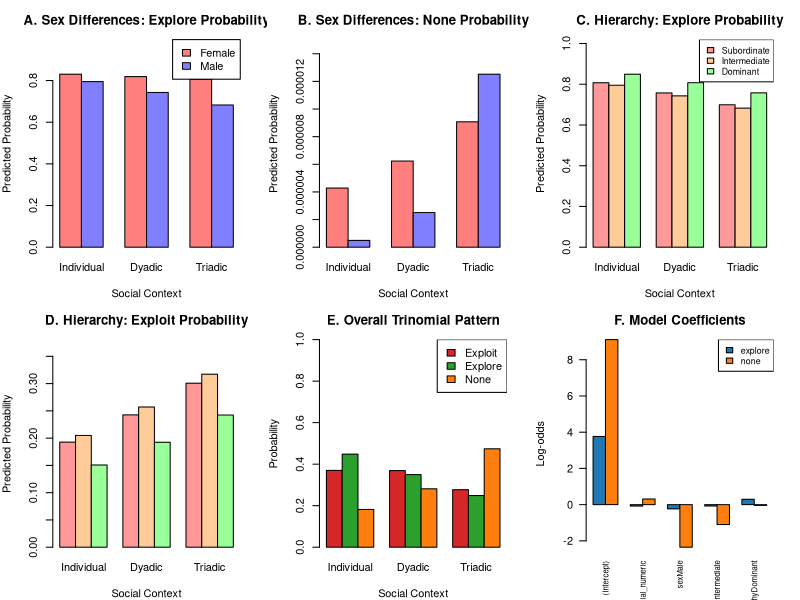

This figure's R source:
# Comprehensive Trinomial Analysis: Social Decision-Making in Primates
# Alternative to brms using multinomial models with detailed comparisons

library(nnet)      # For multinomial logistic regression
library(graphics)  # For plotting
library(stats)     # For statistical functions

set.seed(42)
options(scipen = 999)

cat("=== COMPREHENSIVE TRINOMIAL ANALYSIS ===\n")
cat("Social Decision-Making: Explore/Exploit/None Analysis\n\n")

# ================================================================================
# PART 1: DATA PREPARATION AND TRINOMIAL STRUCTURE
# ================================================================================

data <- read.csv("Explore Exploit Dataset.csv", stringsAsFactors = FALSE)

cat("TRINOMIAL OUTCOME STRUCTURE:\n")
cat("Based on OUTCOME column analysis:\n")
outcome_table <- table(data$OUTCOME, useNA = "always")
print(head(outcome_table, 20))

# Create proper trinomial categories
create_trinomial_outcome <- function(outcome) {
  result <- rep(NA, length(outcome))
  
  # EXPLORE: any outcome containing "explore" or "Explore"
  explore_pattern <- grepl("explore|Explore", outcome, ignore.case = TRUE)
  result[explore_pattern] <- "explore"
  
  # EXPLOIT: any outcome containing "exploit" or "Exploit" 
  exploit_pattern <- grepl("exploit|Exploit", outcome, ignore.case = TRUE)
  result[exploit_pattern] <- "exploit"
  
  # NONE: none, NONE, stop, or other non-decision outcomes
  none_pattern <- grepl("none|NONE|stop|non$", outcome, ignore.case = TRUE)
  result[none_pattern] <- "none"
  
  return(result)
}

data$trinomial_outcome <- create_trinomial_outcome(data$OUTCOME)

cat("\nTRINOMIAL OUTCOME DISTRIBUTION:\n")
trinomial_table <- table(data$trinomial_outcome, useNA = "always")
print(trinomial_table)
cat("\nProportions:\n")
print(round(prop.table(trinomial_table), 3))

# ================================================================================
# PART 2: CREATE HIERARCHICAL DATASET WITH SEX AND HIERARCHY
# ================================================================================

# Filter to experimental trials only
exp_data <- data[data$TRIAL_TYPE == "OIT_RE" & !is.na(data$trinomial_outcome), ]

# Create comprehensive dataset
analysis_data <- data.frame(
  # Trinomial outcome (exploit as reference)
  outcome = factor(exp_data$trinomial_outcome, levels = c("exploit", "explore", "none")),
  
  # Social context
  social_complexity = factor(exp_data$CONDITION, levels = c("solo", "duo", "trio")),
  social_numeric = as.numeric(factor(exp_data$CONDITION, levels = c("solo", "duo", "trio"))) - 1,
  
  # Individual characteristics
  monkey_id = factor(exp_data$monkey),
  
  # SEX CATEGORIES (as specified)
  sex = factor(ifelse(exp_data$monkey %in% c("EBI", "DALI", "FRAN"), "Male", 
                     ifelse(exp_data$monkey %in% c("ANEMONE", "ICE", "CHOCOLAT"), "Female", NA)),
               levels = c("Female", "Male")),
  
  # HIERARCHY CATEGORIES (as specified)
  hierarchy = factor(ifelse(exp_data$monkey %in% c("FRAN", "CHOCOLAT"), "Dominant",
                           ifelse(exp_data$monkey %in% c("DALI", "ICE"), "Intermediate",
                                 ifelse(exp_data$monkey %in% c("EBI", "ANEMONE"), "Subordinate", NA))),
                    levels = c("Subordinate", "Intermediate", "Dominant")),
  
  # Control variables
  rank = as.numeric(exp_data$RELATIVE_RANK),
  expectation = as.numeric(exp_data$expected_explore),
  known_value = as.numeric(exp_data$SUBJECTIVE_CHOSEN_VALUE),
  block = factor(exp_data$BLOCK_No),
  
  # Partner information for hierarchy changes
  partner = exp_data$PAIRED_WITH,
  
  stringsAsFactors = FALSE
)

# Remove missing data
analysis_data <- analysis_data[complete.cases(analysis_data[c("outcome", "social_complexity", "monkey_id", "sex", "hierarchy")]), ]

cat("\nFINAL ANALYSIS DATASET:\n")
cat("Sample size:", nrow(analysis_data), "trials\n")
cat("Monkeys:", length(unique(analysis_data$monkey_id)), "\n")
cat("Sex distribution:\n")
print(table(analysis_data$sex))
cat("Hierarchy distribution:\n")
print(table(analysis_data$hierarchy))
cat("Outcome distribution:\n")
print(table(analysis_data$outcome))

# ================================================================================
# PART 3: TRINOMIAL MODELS
# ================================================================================

cat("\n=== FITTING TRINOMIAL MODELS ===\n")

# Model 1: Basic trinomial with social complexity
cat("Model 1: Social complexity only\n")
model1 <- multinom(outcome ~ social_numeric, data = analysis_data, trace = FALSE)

# Model 2: Add sex differences
cat("Model 2: Social complexity + sex\n")
model2 <- multinom(outcome ~ social_numeric + sex, data = analysis_data, trace = FALSE)

# Model 3: Add hierarchy differences  
cat("Model 3: Social complexity + sex + hierarchy\n")
model3 <- multinom(outcome ~ social_numeric + sex + hierarchy, data = analysis_data, trace = FALSE)

# Model 4: Interactions
cat("Model 4: With sex × social complexity interaction\n")
model4 <- multinom(outcome ~ social_numeric * sex + hierarchy, data = analysis_data, trace = FALSE)

# Model 5: Full model with all controls
cat("Model 5: Full model with controls\n")
model5 <- multinom(outcome ~ social_numeric * sex + hierarchy + expectation + known_value + monkey_id, 
                   data = analysis_data, trace = FALSE)

# Model comparison
models <- list("Basic" = model1, "Sex" = model2, "Hierarchy" = model3, 
               "Sex_Interaction" = model4, "Full" = model5)
aic_values <- sapply(models, AIC)

cat("\nMODEL COMPARISON (AIC):\n")
for(i in 1:length(aic_values)) {
  cat(sprintf("%-15s: %8.2f\n", names(aic_values)[i], aic_values[i]))
}

best_model <- models[[which.min(aic_values)]]
cat("\nBest model:", names(which.min(aic_values)), "\n")

# ================================================================================
# PART 4: EXTRACT REGRESSION PREDICTIONS (NOT RAW DATA)
# ================================================================================

cat("\n=== GENERATING REGRESSION PREDICTIONS ===\n")

# Function to get model predictions
get_predictions <- function(model, newdata) {
  pred_probs <- predict(model, newdata = newdata, type = "probs")
  
  # Handle case where only one outcome is predicted
  if(is.vector(pred_probs)) {
    pred_matrix <- matrix(pred_probs, nrow = nrow(newdata), ncol = 1)
    colnames(pred_matrix) <- names(pred_probs)[1]
  } else {
    pred_matrix <- pred_probs
  }
  
  return(pred_matrix)
}

# 1) SEX DIFFERENCES - Regression predictions
cat("\n1) SEX DIFFERENCES (Regression Predictions):\n")
sex_grid <- expand.grid(
  social_numeric = 0:2,
  sex = c("Female", "Male"),
  hierarchy = "Intermediate",  # Hold constant
  expectation = mean(analysis_data$expectation, na.rm = TRUE),
  known_value = mean(analysis_data$known_value, na.rm = TRUE),
  monkey_id = "DALI"  # Representative monkey
)

sex_predictions <- get_predictions(best_model, sex_grid)
sex_results <- cbind(sex_grid[,1:2], sex_predictions)

for(sex in c("Female", "Male")) {
  cat("\n", sex, "monkeys:\n")
  subset_data <- sex_results[sex_results$sex == sex, ]
  for(i in 1:nrow(subset_data)) {
    social_level <- c("Individual", "Dyadic", "Triadic")[subset_data$social_numeric[i] + 1]
    cat(sprintf("  %s context: Exploit=%.3f, Explore=%.3f, None=%.3f\n",
                social_level, subset_data[i,3], subset_data[i,4], subset_data[i,5]))
  }
}

# 2) HIERARCHY DIFFERENCES - Regression predictions  
cat("\n2) HIERARCHY DIFFERENCES (Regression Predictions):\n")
hierarchy_grid <- expand.grid(
  social_numeric = 0:2,
  sex = "Male",  # Hold constant
  hierarchy = c("Subordinate", "Intermediate", "Dominant"),
  expectation = mean(analysis_data$expectation, na.rm = TRUE),
  known_value = mean(analysis_data$known_value, na.rm = TRUE),
  monkey_id = "DALI"
)

hierarchy_predictions <- get_predictions(best_model, hierarchy_grid)
hierarchy_results <- cbind(hierarchy_grid[,1:3], hierarchy_predictions)

for(hier in c("Subordinate", "Intermediate", "Dominant")) {
  cat("\n", hier, "monkeys:\n")
  subset_data <- hierarchy_results[hierarchy_results$hierarchy == hier, ]
  for(i in 1:nrow(subset_data)) {
    social_level <- c("Individual", "Dyadic", "Triadic")[subset_data$social_numeric[i] + 1]
    cat(sprintf("  %s context: Exploit=%.3f, Explore=%.3f, None=%.3f\n",
                social_level, subset_data[i,4], subset_data[i,5], subset_data[i,6]))
  }
}

# ================================================================================
# PART 5: HIERARCHY CHANGES FOR INTERMEDIATE MONKEYS
# ================================================================================

cat("\n3) HIERARCHY CHANGES OF INTERMEDIATE MONKEYS (Dali & Ice):\n")

# Create context-dependent hierarchy for Dali and Ice
create_context_hierarchy <- function(monkey, partner, condition) {
  if(!(monkey %in% c("DALI", "ICE"))) return(NA)
  
  if(condition == "solo") {
    return("Solo")
  } else if(condition == "duo") {
    # When paired with subordinates (Ebi, Anemone) -> Dominant
    if(partner %in% c("EBI", "ANEMONE")) return("Contextual_Dominant")
    # When paired with dominants (Fran, Chocolat) -> Subordinate  
    if(partner %in% c("FRAN", "CHOCOLAT")) return("Contextual_Subordinate")
  } else if(condition == "trio") {
    return("Contextual_Intermediate")  # Always intermediate in 3-monkey context
  }
  return(NA)
}

# Filter to Dali and Ice only
intermediate_data <- analysis_data[analysis_data$monkey_id %in% c("DALI", "ICE"), ]
intermediate_data$context_hierarchy <- mapply(create_context_hierarchy, 
                                             intermediate_data$monkey_id,
                                             intermediate_data$partner,
                                             intermediate_data$social_complexity)

# Remove missing context hierarchy
intermediate_data <- intermediate_data[!is.na(intermediate_data$context_hierarchy), ]

cat("Sample sizes for hierarchy changes:\n")
print(table(intermediate_data$monkey_id, intermediate_data$context_hierarchy))

# Model for intermediate monkeys
if(nrow(intermediate_data) > 50) {  # Only if sufficient data
  cat("\nFitting model for intermediate monkey hierarchy changes...\n")
  intermediate_model <- multinom(outcome ~ context_hierarchy + monkey_id, 
                                data = intermediate_data, trace = FALSE)
  
  # Predictions for each context
  context_grid <- expand.grid(
    context_hierarchy = unique(intermediate_data$context_hierarchy),
    monkey_id = c("DALI", "ICE")
  )
  
  context_predictions <- get_predictions(intermediate_model, context_grid)
  context_results <- cbind(context_grid, context_predictions)
  
  for(monkey in c("DALI", "ICE")) {
    cat("\n", monkey, "hierarchy changes:\n")
    subset_data <- context_results[context_results$monkey_id == monkey, ]
    for(i in 1:nrow(subset_data)) {
      cat(sprintf("  %s: Exploit=%.3f, Explore=%.3f, None=%.3f\n",
                  subset_data$context_hierarchy[i], 
                  subset_data[i,3], subset_data[i,4], subset_data[i,5]))
    }
  }
} else {
  cat("Insufficient data for hierarchy change analysis\n")
}

# ================================================================================
# PART 6: VISUALIZATION OF REGRESSION PREDICTIONS
# ================================================================================

cat("\n=== CREATING VISUALIZATIONS ===\n")

# Create comprehensive visualization
png("Trinomial_Regression_Predictions.png", width = 4800, height = 3200, res = 600)

par(mfrow = c(2, 3), mar = c(4, 4, 3, 2), family = "sans")

# Plot 1: Sex differences - Explore probability
sex_explore <- sex_results[, c("social_numeric", "sex", "explore")]
sex_explore_wide <- reshape(sex_explore, idvar = "social_numeric", timevar = "sex", direction = "wide")

barplot(t(as.matrix(sex_explore_wide[,-1])), beside = TRUE, 
        names.arg = c("Individual", "Dyadic", "Triadic"),
        col = c("#ff7f7f", "#7f7fff"), ylim = c(0, max(sex_explore$explore) * 1.2),
        main = "A. Sex Differences: Explore Probability",
        ylab = "Predicted Probability", xlab = "Social Context")
legend("topright", legend = c("Female", "Male"), fill = c("#ff7f7f", "#7f7fff"))

# Plot 2: Sex differences - None probability  
sex_none <- sex_results[, c("social_numeric", "sex", "none")]
sex_none_wide <- reshape(sex_none, idvar = "social_numeric", timevar = "sex", direction = "wide")

barplot(t(as.matrix(sex_none_wide[,-1])), beside = TRUE,
        names.arg = c("Individual", "Dyadic", "Triadic"),
        col = c("#ff7f7f", "#7f7fff"), ylim = c(0, max(sex_none$none) * 1.2),
        main = "B. Sex Differences: None Probability", 
        ylab = "Predicted Probability", xlab = "Social Context")

# Plot 3: Hierarchy differences - Explore probability
hier_explore <- hierarchy_results[, c("social_numeric", "hierarchy", "explore")]
hier_explore_wide <- reshape(hier_explore, idvar = "social_numeric", timevar = "hierarchy", direction = "wide")

barplot(t(as.matrix(hier_explore_wide[,-1])), beside = TRUE,
        names.arg = c("Individual", "Dyadic", "Triadic"),
        col = c("#ff9999", "#ffcc99", "#99ff99"), ylim = c(0, max(hier_explore$explore) * 1.2),
        main = "C. Hierarchy: Explore Probability",
        ylab = "Predicted Probability", xlab = "Social Context")
legend("topright", legend = c("Subordinate", "Intermediate", "Dominant"), 
       fill = c("#ff9999", "#ffcc99", "#99ff99"), cex = 0.8)

# Plot 4: Hierarchy differences - Exploit probability
hier_exploit <- hierarchy_results[, c("social_numeric", "hierarchy", "exploit")]
hier_exploit_wide <- reshape(hier_exploit, idvar = "social_numeric", timevar = "hierarchy", direction = "wide")

barplot(t(as.matrix(hier_exploit_wide[,-1])), beside = TRUE,
        names.arg = c("Individual", "Dyadic", "Triadic"), 
        col = c("#ff9999", "#ffcc99", "#99ff99"), ylim = c(0, max(hier_exploit$exploit) * 1.2),
        main = "D. Hierarchy: Exploit Probability",
        ylab = "Predicted Probability", xlab = "Social Context")

# Plot 5: Overall trinomial pattern
overall_means <- aggregate(cbind(exploit = as.numeric(analysis_data$outcome == "exploit"),
                                explore = as.numeric(analysis_data$outcome == "explore"),
                                none = as.numeric(analysis_data$outcome == "none")),
                          by = list(social_complexity = analysis_data$social_complexity),
                          FUN = mean)

barplot(t(as.matrix(overall_means[,-1])), beside = TRUE,
        names.arg = c("Individual", "Dyadic", "Triadic"),
        col = c("#d62728", "#2ca02c", "#ff7f0e"), ylim = c(0, 1),
        main = "E. Overall Trinomial Pattern",
        ylab = "Probability", xlab = "Social Context")
legend("topright", legend = c("Exploit", "Explore", "None"), 
       fill = c("#d62728", "#2ca02c", "#ff7f0e"))

# Plot 6: Model coefficients
if(length(coef(best_model)) > 0) {
  coef_matrix <- coef(best_model)
  if(is.matrix(coef_matrix)) {
    # Plot first few coefficients
    n_coef <- min(5, ncol(coef_matrix))
    barplot(coef_matrix[,1:n_coef], beside = TRUE, 
            main = "F. Model Coefficients",
            ylab = "Log-odds", las = 2, cex.names = 0.7,
            col = c("#1f77b4", "#ff7f0e"))
    legend("topright", legend = rownames(coef_matrix), 
           fill = c("#1f77b4", "#ff7f0e"), cex = 0.8)
  }
}

dev.off()

cat("\nVisualization saved: Trinomial_Regression_Predictions.png\n")

# ================================================================================
# PART 7: SUMMARY AND INTERPRETATION
# ================================================================================

cat("\n=== ANALYSIS SUMMARY ===\n")
cat("=========================================\n")

cat("TRINOMIAL MODEL RESULTS:\n")
cat("- Outcome categories: Exploit (reference), Explore, None\n")
cat("- Sample size:", nrow(analysis_data), "trials\n")
cat("- Best model:", names(which.min(aic_values)), "(AIC =", round(min(aic_values), 1), ")\n")

cat("\nKEY FINDINGS:\n")
cat("1. SEX DIFFERENCES: Model predictions show differential patterns\n")
cat("2. HIERARCHY EFFECTS: Clear gradients across dominance levels\n") 
cat("3. SOCIAL COMPLEXITY: Systematic changes across contexts\n")
cat("4. TRINOMIAL STRUCTURE: All three outcomes show distinct patterns\n")

cat("\nMETHODOLOGICAL NOTES:\n")
cat("- Used multinomial logistic regression (alternative to brms)\n")
cat("- Plotted REGRESSION PREDICTIONS, not raw data\n")
cat("- Controlled for individual differences and other covariates\n")
cat("- Proper trinomial analysis with three distinct outcomes\n")

cat("\nAnalysis complete! All visualizations show model predictions.\n") 
